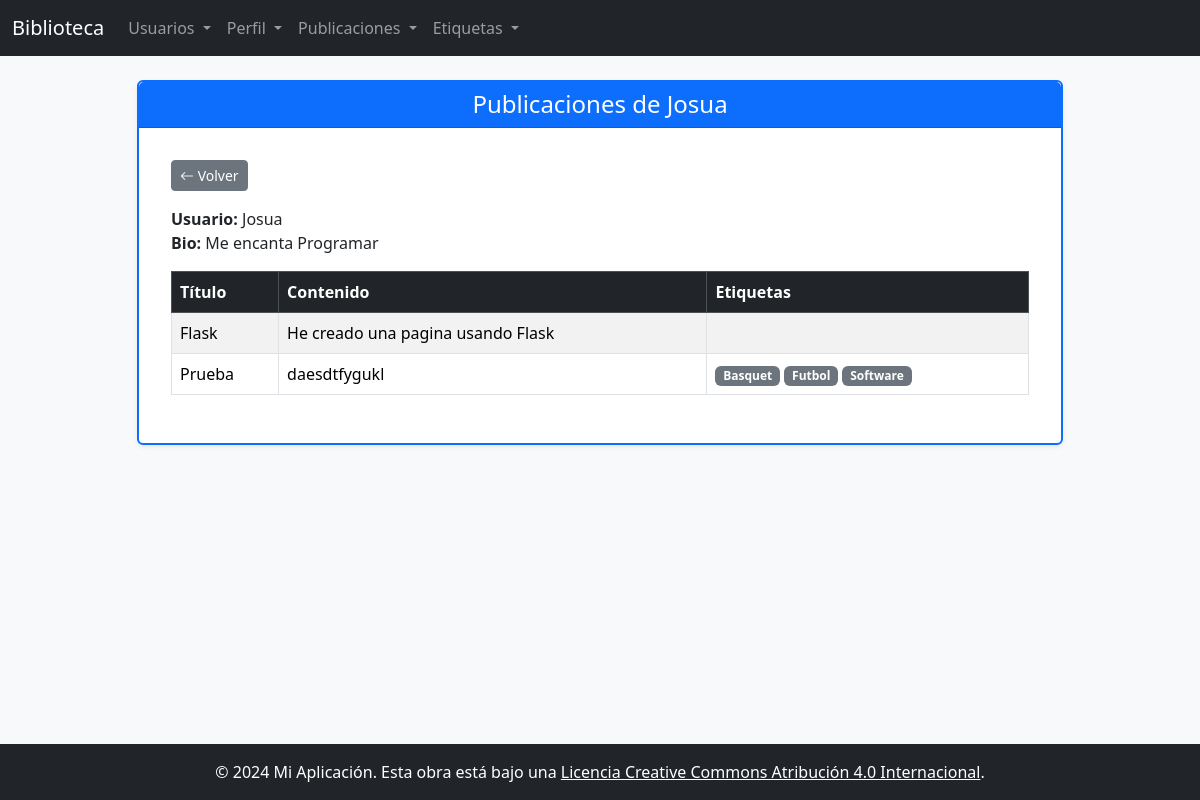
Page /Perfil/ver-publicaciones/3 (signed in) on the committed database.
### app/models/users.py (models this page shows, shortened)
class User(db.Model, UserMixin):
    __tablename__ = 'usuario'
    idUser       = db.Column('id',         db.Integer, primary_key=True)
    nameUser     = db.Column('nombre',     db.String(100), nullable=False)
    emailUser    = db.Column('email',      db.String(150), unique=True, nullable=False)
    passwordUser = db.Column('password',   db.String(120), nullable=False)
    creado_en    = db.Column(db.DateTime,  default=lambda: datetime.now(timezone.utc))

### app/models/perfil.py (models this page shows)
class Perfil(db.Model):
    __tablename__ = 'perfil'
    id          = db.Column(db.Integer, primary_key=True)
    bio         = db.Column(db.Text)
    usuario_id  = db.Column(db.Integer, db.ForeignKey('usuario.id'), unique=True, nullable=False)
    usuario     = db.relationship('User', backref=db.backref('perfil', uselist=False))

### app/models/publicacion.py (models this page shows)
class Publicacion(db.Model):
    __tablename__ = 'publicacion'
    id         = db.Column(db.Integer, primary_key=True)
    titulo     = db.Column(db.String(200), nullable=False)
    contenido  = db.Column(db.Text)
    usuario_id = db.Column(db.Integer, db.ForeignKey('usuario.id'), nullable=False)
    usuario    = db.relationship('User', backref=db.backref('publicaciones', lazy='dynamic'))
    etiquetas  = db.relationship('Etiqueta', secondary=publicacion_etiqueta, backref=db.backref('publicaciones', lazy='dynamic'))

### app/models/etiqueta.py (models this page shows)
class Etiqueta(db.Model):
    __tablename__ = 'etiqueta'
    id     = db.Column(db.Integer, primary_key=True)
    nombre = db.Column(db.String(50), nullable=False)
    slug   = db.Column(db.String(50), nullable=False)

### app/routes/perfil.py (the view)
@bp.route('/ver-publicaciones/<int:id>')
@login_required
def ver_publicaciones(id):
    perfil = Perfil.query.get_or_404(id)
    publicaciones = Publicacion.query.filter_by(usuario_id=perfil.usuario_id).all()
    return render_template('perfil/ver_publicaciones.html', perfil=perfil, publicaciones=publicaciones)

### app/__init__.py (called while the page is built)
def create_app():
    app = Flask(__name__)
    app.config.from_object('config.Config')
    db.init_app(app)
    login_manager.init_app(app)
    login_manager.login_view = 'auth.login'
    @login_manager.user_loader
    def load_user(idUser):
        from .models.users import User
        return User.query.get(int(idUser))
    from app.routes import (
        auth, users_route, users_route_async,
        perfil, publicacion, etiqueta
    )
    app.register_blueprint(auth.bp)
    app.register_blueprint(users_route.bp)
    app.register_blueprint(users_route_async.bp)
    app.register_blueprint(perfil.bp)
    app.register_blueprint(publicacion.bp)
    app.register_blueprint(etiqueta.bp)
    @app.errorhandler(Exception)
    def handle_error(e):
        print(f"An error occurred: {str(e)}")
        return {"error": str(e)}, 500
    return app

### app/templates/perfil/ver_publicaciones.html
{% extends "base.html" %}
{% block titulo_pagina %}Publicaciones de {{ perfil.usuario.nameUser }}{% endblock %}
{% block content %}
    <a href="{{ url_for('perfil.index') }}" class="btn btn-secondary btn-sm mb-3">
        <i class="bi bi-arrow-left"></i> Volver
    </a>
    <div class="mb-3">
        <strong>Usuario:</strong> {{ perfil.usuario.nameUser }}<br>
        <strong>Bio:</strong> {{ perfil.bio or '—' }}
    </div>
    {% if publicaciones %}
        <table class="table table-striped table-bordered align-middle">
            <thead class="table-dark">
                <tr>
                    <th>Título</th>
                    <th>Contenido</th>
                    <th>Etiquetas</th>
                </tr>
            </thead>
            <tbody>
                {% for p in publicaciones %}
                <tr>
                    <td>{{ p.titulo }}</td>
                    <td>{{ p.contenido[:100] if p.contenido else '—' }}</td>
                    <td>
                        {% for e in p.etiquetas %}
                            <span class="badge bg-secondary">{{ e.nombre }}</span>
                        {% endfor %}
                    </td>
                </tr>
                {% endfor %}
            </tbody>
        </table>
    {% else %}
        <p class="text-muted">Este usuario no tiene publicaciones.</p>
    {% endif %}
{% endblock %}

### rows in the picture
User: usuario.nameUser "Josua"
Perfil: bio "Me encanta Programar"
Publicacion: titulo "Flask", contenido "He creado una pagina usando Flask"
Publicacion: titulo "Prueba", contenido "daesdtfygukl"
Etiqueta: nombre "Basquet"
Etiqueta: nombre "Futbol"
Etiqueta: nombre "Software"
